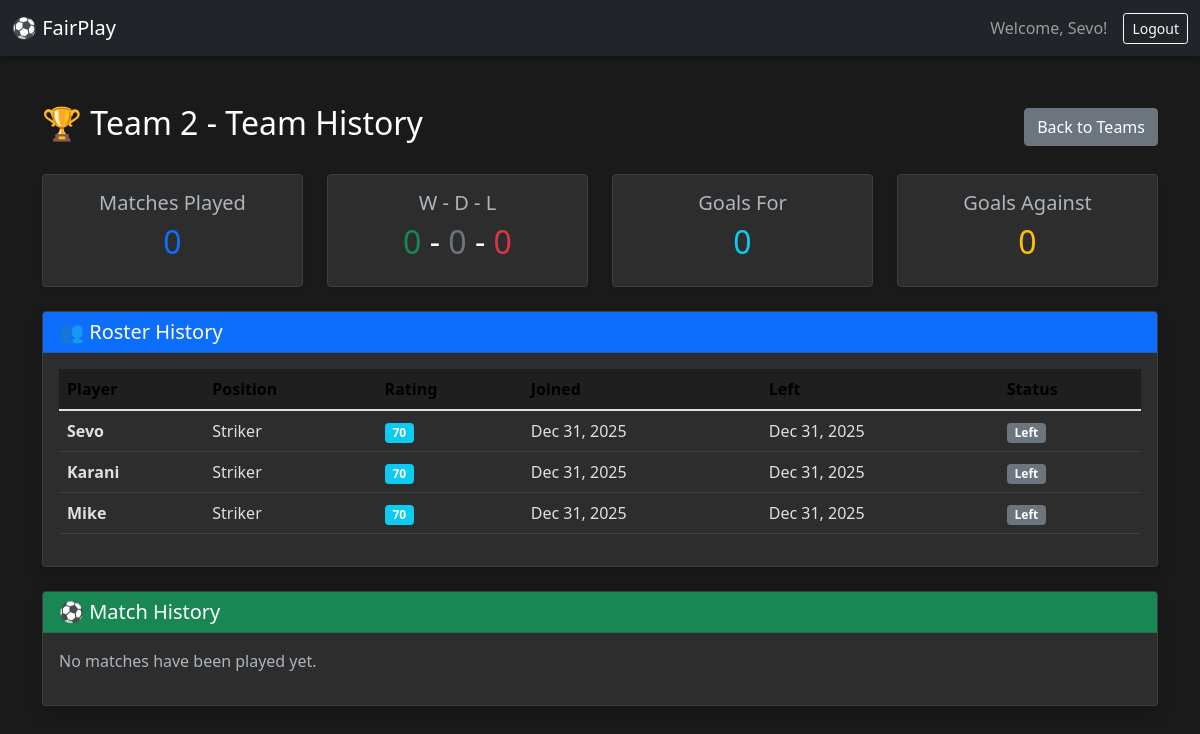
Screenshot of /teams/8/history/ (signed in) with the database file from the repository.
### fair_play/models.py (models this page shows, shortened)
class Team(models.Model):
    name = models.CharField(max_length=100)
    created_at = models.DateTimeField(auto_now_add=True)
    owner = models.ForeignKey(User, on_delete=models.CASCADE, related_name='teams')
    members = models.ManyToManyField(User, blank=False)
    class Meta:
        ordering = ['name']

class TeamMembership(models.Model):
    player = models.ForeignKey(Player, on_delete=models.CASCADE, related_name='memberships')
    team = models.ForeignKey(Team, on_delete=models.CASCADE, related_name='memberships')
    joined_at = models.DateTimeField(auto_now_add=True)
    left_at = models.DateTimeField(null=True, blank=True, help_text="When player left the team")
    class Meta:
        ordering = ['-joined_at']
        verbose_name_plural = 'Team Memberships'

class Player(models.Model):
    class Position(models.TextChoices):
        ST = 'Striker'
        DF = 'Defender'
        MD = 'MidFielder'
        GK = 'GoalKeeper'
    user = models.ForeignKey(User, on_delete=models.CASCADE, related_name='players')
    owner = models.ForeignKey(User, on_delete=models.CASCADE, related_name='owned_players')
    position = models.CharField(
        max_length = 10,
        choices=Position.choices
    )
    rating = models.IntegerField(
        default=70,
        validators=[MinValueValidator(50), MaxValueValidator(100)],
        help_text="Player skill rating (50-100)"
    )
    team = models.ForeignKey('Team', on_delete=models.SET_NULL, null= True, blank=True, related_name='players')
    class Meta:
        ordering = ['user__username']

### fair_play/views.py (the view, shortened to what this page needs)
# urls.py: path('teams/<int:team_id>/history/', views.team_history_view, name='team_history'),
@login_required
def team_history_view(request, team_id):
    team = get_object_or_404(Team, pk=team_id)
    if team.owner != request.user and request.user not in team.members.all():
        messages.error(request, 'You do not have access to this team.')
        return redirect('teams_display')
    matches = Match.objects.filter(
        Q(team_A=team) | Q(team_B=team)
    ).select_related('team_A', 'team_B').order_by('-played_at', '-date_created')
    memberships = TeamMembership.objects.filter(
        team=team
    ).select_related('player__user').order_by('-joined_at')
    wins = 0
    draws = 0
    losses = 0
    goals_for = 0
    goals_against = 0
    context = {
        'team': team,
        'matches': matches,
        'memberships': memberships,
        'stats': {
            'wins': wins,
            'draws': draws,
            'losses': losses,
            'goals_for': goals_for,
            'goals_against': goals_against,
            'total_matches': wins + draws + losses
        }
    }
    return render(request, 'team_history.html', context)

### fair_play/templates/team_history.html (shortened to what this page needs)
<!DOCTYPE html>
<html lang="en" data-bs-theme="dark">
<head>
    <link href="https://cdn.jsdelivr.net/npm/bootstrap@5.1.3/dist/css/bootstrap.min.css" rel="stylesheet">
</head>
<body>
    <nav class="navbar navbar-dark bg-dark">
        <div class="container-fluid">
            <a class="navbar-brand" href="{% url 'index' %}">⚽ FairPlay</a>
            <div class="d-flex align-items-center">
                {% if user.is_authenticated %}
                    <span class="navbar-text me-3">Welcome, {{ user.username }}!</span>
                    <a href="{% url 'logout' %}" class="btn btn-outline-light btn-sm">Logout</a>
                {% else %}
                    <a href="{% url 'login' %}" class="btn btn-outline-light btn-sm me-2">Login</a>
                    <a href="{% url 'register' %}" class="btn btn-light btn-sm">Register</a>
                {% endif %}
            </div>
        </div>
    </nav>
    <div class="container mt-5">
    <div class="d-flex justify-content-between align-items-center mb-4">
        <h2>🏆 {{ team.name }} - Team History</h2>
        <a href="{% url 'teams_display' %}" class="btn btn-secondary">Back to Teams</a>
    </div>
    <div class="row mb-4">
        <div class="col-md-3">
            <div class="card text-center shadow-sm">
                <div class="card-body">
                    <h5 class="text-muted">Matches Played</h5>
                    <h2 class="text-primary">{{ stats.total_matches }}</h2>
                </div>
            </div>
        </div>
        <div class="col-md-3">
            <div class="card text-center shadow-sm">
                <div class="card-body">
                    <h5 class="text-muted">W - D - L</h5>
                    <h2>
                        <span class="text-success">{{ stats.wins }}</span> -
                        <span class="text-secondary">{{ stats.draws }}</span> -
                        <span class="text-danger">{{ stats.losses }}</span>
                    </h2>
                </div>
            </div>
        </div>
        <div class="col-md-3">
            <div class="card text-center shadow-sm">
                <div class="card-body">
                    <h5 class="text-muted">Goals For</h5>
                    <h2 class="text-info">{{ stats.goals_for }}</h2>
                </div>
            </div>
        </div>
        <div class="col-md-3">
            <div class="card text-center shadow-sm">
                <div class="card-body">
                    <h5 class="text-muted">Goals Against</h5>
                    <h2 class="text-warning">{{ stats.goals_against }}</h2>
                </div>
            </div>
        </div>
    </div>
    <div class="row mb-4">
        <div class="col-md-12">
            <div class="card shadow">
                <div class="card-header bg-primary text-white">
                    <h5 class="card-title mb-0">👥 Roster History</h5>
                </div>
                <div class="card-body">
                    {% if memberships %}
                        <div class="table-responsive">
                            <table class="table table-hover">
                                <thead class="table-light">
                                    <tr>
                                        <th>Player</th>
                                        <th>Position</th>
                                        <th>Rating</th>
                                        <th>Joined</th>
                                        <th>Left</th>
                                        <th>Status</th>
                                    </tr>
                                </thead>
                                <tbody>
                                    {% for membership in memberships %}
                                        <tr>
                                            <td><strong>{{ membership.player.user.username }}</strong></td>
                                            <td>{{ membership.player.position }}</td>
                                            <td><span class="badge bg-info">{{ membership.player.rating }}</span></td>
                                            <td>{{ membership.joined_at|date:"M d, Y" }}</td>
                                            <td>
                                                {% if membership.left_at %}
                                                    {{ membership.left_at|date:"M d, Y" }}
                                                {% else %}
                                                    -
                                                {% endif %}
                                            </td>
                                            <td>
                                                {% if membership.left_at %}
                                                    <span class="badge bg-secondary">Left</span>
                                                {% else %}
                                                    <span class="badge bg-success">Active</span>
                                                {% endif %}
                                            </td>
                                        </tr>
                                    {% endfor %}
                                </tbody>
                            </table>
                        </div>
                    {% else %}
                        <p class="text-muted">No roster history available.</p>
                    {% endif %}
                </div>
            </div>
        </div>
    </div>
    <div class="row">
        <div class="col-md-12">
            <div class="card shadow">
                <div class="card-header bg-success text-white">
                    <h5 class="card-title mb-0">⚽ Match History</h5>
                </div>
                <div class="card-body">
                    {% if matches %}
                        <div class="row">
                            {% for match in matches %}
                                <div class="col-md-6 mb-3">
                                    <div class="card border">
                                        <div class="card-body">
                                            <h6 class="card-title">
                                                {% if match.team_A == team %}
                                                    <strong class="text-primary">{{ match.team_A.name }}</strong>
                                                    {% if match.score_a is not None %}
                                                        <span class="badge bg-dark">
                                                            {{ match.score_a }} - {{ match.score_b }}
                                                        </span>
                                                    {% endif %}
                                                    <strong>{{ match.team_B.name }}</strong>
                                                {% else %}
                                                    <strong>{{ match.team_A.name }}</strong>
                                                    {% if match.score_a is not None %}
                                                        <span class="badge bg-dark">
                                                            {{ match.score_a }} - {{ match.score_b }}
                                                        </span>
                                                    {% endif %}
                                                    <strong class="text-danger">{{ match.team_B.name }}</strong>
                                                {% endif %}
                                            </h6>
                                            <p class="card-text small text-muted mb-2">
                                                {% if match.played_at %}
                                                    📅 {{ match.played_at|date:"M d, Y g:i A" }}
                                                {% else %}
                                                    📅 {{ match.date_created|date:"M d, Y" }}
                                                {% endif %}
                                                {% if match.location %}
                                                    <br>📍 {{ match.location }}
                                                {% endif %}
                                            </p>
                                            {% if match.status == 'Played' %}
                                                <p class="small mb-2">
                                                    {% if match.winner == team %}
                                                        <span class="badge bg-success">🎉 Won</span>
                                                    {% elif match.winner == None %}
                                                        <span class="badge bg-secondary">🤝 Draw</span>
                                                    {% else %}
                                                        <span class="badge bg-danger">😔 Lost</span>
                                                    {% endif %}
                                                </p>
                                            {% else %}
                                                <p class="small mb-2">
                                                    <span class="badge bg-warning">⏳ Upcoming</span>
                                                </p>
                                            {% endif %}
                                            <a href="{% url 'match_detail' match.id %}" class="btn btn-sm btn-info">Details</a>
                                        </div>
                                    </div>
                                </div>
                            {% endfor %}
                        </div>
                    {% else %}
                        <p class="text-muted">No matches have been played yet.</p>
                    {% endif %}
                </div>
            </div>
        </div>
    </div>
</div>
</body>
</html>

### fair_play/templates/team_history.html (style rules this page uses)
body { background-color: #1a1a1a; color: #e0e0e0; min-height: 100vh; }
.card { background-color: #2d2d2d; border-color: #404040; box-shadow: 0 4px 6px rgba(0,0,0,0.3); }
.navbar { box-shadow: 0 2px 4px rgba(0,0,0,0.3); }
.text-muted { color: #adb5bd !important; }
.table { color: #e0e0e0; }
.table thead th { background-color: #1f1f1f; border-color: #404040; }
.table td, .table th { border-color: #404040; }
h2, h4 { color: #ffffff; }

### rows the page displays
Team: name "Team 2"
TeamMembership: player.user.username "Sevo", player.position "Striker", player.rating "70", joined_at "Dec 31, 2025", left_at "Dec 31, 2025", shows "Left"
TeamMembership: player.user.username "Karani", player.position "Striker", player.rating "70", joined_at "Dec 31, 2025", left_at "Dec 31, 2025", shows "Left"
TeamMembership: player.user.username "Mike", player.position "Striker", player.rating "70", joined_at "Dec 31, 2025", left_at "Dec 31, 2025", shows "Left"

### other values shown
{{ user.username }} "Sevo"
{{ stats.total_matches }} "0"
{{ stats.wins }} "0"
{{ stats.draws }} "0"
{{ stats.losses }} "0"
{{ stats.goals_for }} "0"
{{ stats.goals_against }} "0"
